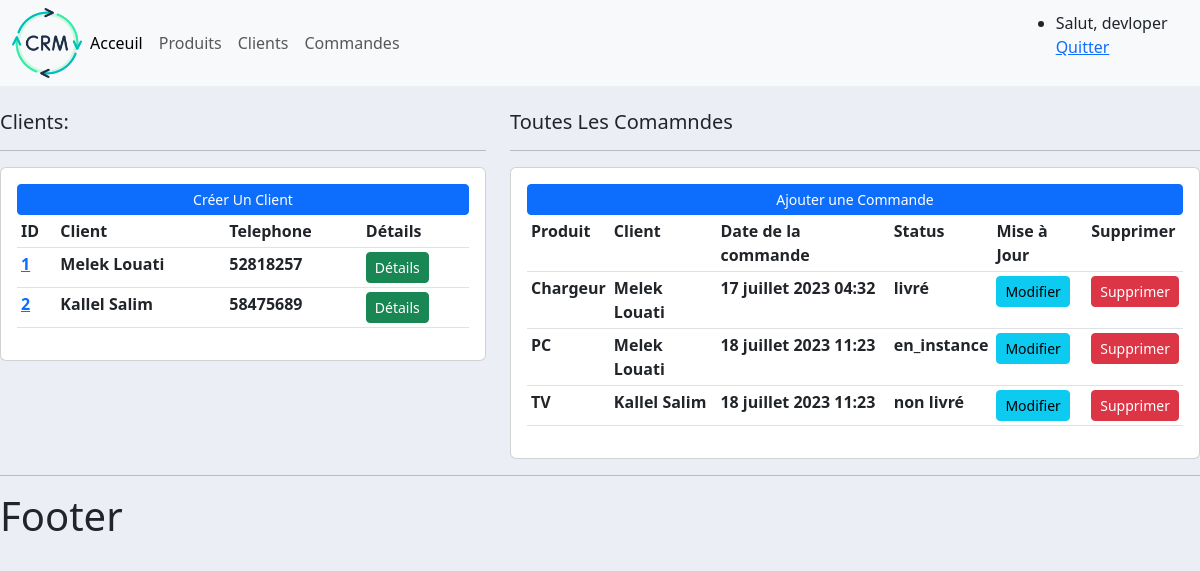
The app's page / (signed in) with its own data.
### client/models.py (models this page shows)
class Client(models.Model):
    nom=models.CharField(max_length=200,null=True)
    telephone=models.CharField(max_length=200,null=True)
    date_creation=models.DateTimeField(auto_now_add=True,null=True)
    def __str__(self):
        return self.nom

### commande/models.py (models this page shows)
class Commande(models.Model):
    STATUS=(('en_instance','en_instance'),
            ('non livré','non livré'),
            ('livré','livré'))
    client=models.ForeignKey(Client,null=True,on_delete=models.SET_NULL)
    produit=models.ForeignKey(Produit,null=True,on_delete=models.SET_NULL)
    status=models.CharField(max_length=200,null=True,choices=STATUS)
    date_creation=models.DateTimeField(auto_now_add=True,null=True)

### produit/models.py (models this page shows)
class Produit(models.Model):
    nom=models.CharField(max_length=200,null=True)
    prix=models.FloatField(null=True)
    date_creation=models.DateTimeField(auto_now_add=True,null=True)
    tag=models.ManyToManyField(Tag)
    def __str__(self):
        return self.nom

### produit/views.py (the view)
# urls.py: path('',views.home,name='acceuil'),
@login_required(login_url='acces')
def home(request):
    commandes=Commande.objects.all()
    clients=Client.objects.all()
    context={'Commandes':commandes,'Clients':clients }
    return render(request, 'produit/acceuil.html',context)

### templates/produit/acceuil.html
{% extends 'main.html' %}
{% block content %}
<br>
<div class="row">
	<div class="col-md-5">
		<h5>Clients:</h5>
		<hr>
		<div class="card card-body">
			<a class="btn btn-primary  btn-sm btn-block" href="">Créer Un Client</a>
			<table class="table table-sm">
				<tr>
					<th>ID</th>
					<th>Client</th>
					<th>Telephone</th>
          <th>Détails</th>
				</tr>
        {% for client in Clients %}
        <tr>
        <th><a href="{% url 'client' client.id %}">{{ client.id }}</a></th>
        <th>{{ client.nom }}</th>
        <th>{{ client.telephone }}</th>
          <th><a class='btn btn-sm btn-success' href="{% url 'client' client.id %}">Détails</a></th>
        </tr>
        {% endfor %}
			</table>
		</div>
	</div>
	<div class="col-md-7">
		<h5>Toutes Les Comamndes</h5>
		<hr>
		<div class="card card-body">
			<a class="btn btn-primary  btn-sm btn-block" href="{% url 'ajout_commande' %}">Ajouter une Commande</a>
			<table class="table table-sm">
				<tr>
					<th>Produit</th>
					<th>Client</th>
          <th>Date de la commande</th>
					<th>Status</th>
					<th>Mise à Jour</th>
					<th>Supprimer</th>
				</tr>
        {% for commande in Commandes %}
        <tr>
					<th>{{commande.produit}}</th>
					<th>{{commande.client}}</th>
					<th>{{commande.date_creation}}</th>
          <th>{{commande.status}}</th>
          <th><a class='btn btn-sm btn-info' href="{% url 'modifier_commande' commande.id %}">Modifier</a></th>
          <th><a class='btn btn-sm btn-danger' href="{% url 'supprimer_commande' commande.id %}">Supprimer</a></th>
				</tr>
        {% endfor %}
			</table>
		</div>
	</div>
</div>
{%  endblock %}

### templates/main.html (shortened to what this page needs)
{% load static %}
<!DOCTYPE html>
<html lang="en">
<head>
  <link href="https://cdn.jsdelivr.net/npm/bootstrap@5.3.0/dist/css/bootstrap.min.css" rel="stylesheet">
  <link rel="stylesheet" type="text/css" href="{% static 'css/main.css' %}">
</head>
<body>
{% include 'base/navbar.html' %}
{% block content %}
{%  endblock %}
<hr>
<h1>Footer</h1>
</body>
</html>

### templates/base/navbar.html (shortened to what this page needs)
{% load static %}
<nav class="navbar navbar-expand-lg navbar-light bg-light">
  <div class="container-fluid">
    <img src="{% static 'images/logo.png' %}" style="width: 70px; height: auto;">
    <div class="collapse navbar-collapse" id="navbarNav">
      <ul class="navbar-nav">
        <li class="nav-item">
          <a class="nav-link active" aria-current="page" href="#">Acceuil</a>
        </li>
        <li class="nav-item">
          <a class="nav-link" href="#">Produits</a>
        </li>
        <li class="nav-item">
          <a class="nav-link" href="#">Clients</a>
        </li>
        <li class="nav-item">
          <a class="nav-link" href="#">Commandes</a>
        </li>
      </ul>
    </div>
  </div>
    <ul>
  <li class="nav-item">
<span>Salut, {{request.user}}</span>
    <span><a href="{% url 'quitter'%}">Quitter</a></span>
  </li>
      </ul>
</nav>

### static/css/main.css (style rules this page uses)
body { background-color: #ebeff5; }

### records on screen
Client: id "1", nom "Melek Louati", telephone "52818257"
Client: id "2", nom "Kallel Salim", telephone "58475689"
Commande: produit "Chargeur", client "Melek Louati", date_creation "17 juillet 2023 04:32", status "livré"
Commande: produit "PC", client "Melek Louati", date_creation "18 juillet 2023 11:23", status "en_instance"
Commande: produit "TV", client "Kallel Salim", date_creation "18 juillet 2023 11:23", status "non livré"

### other values on screen
{{ request.user }} "devloper"
